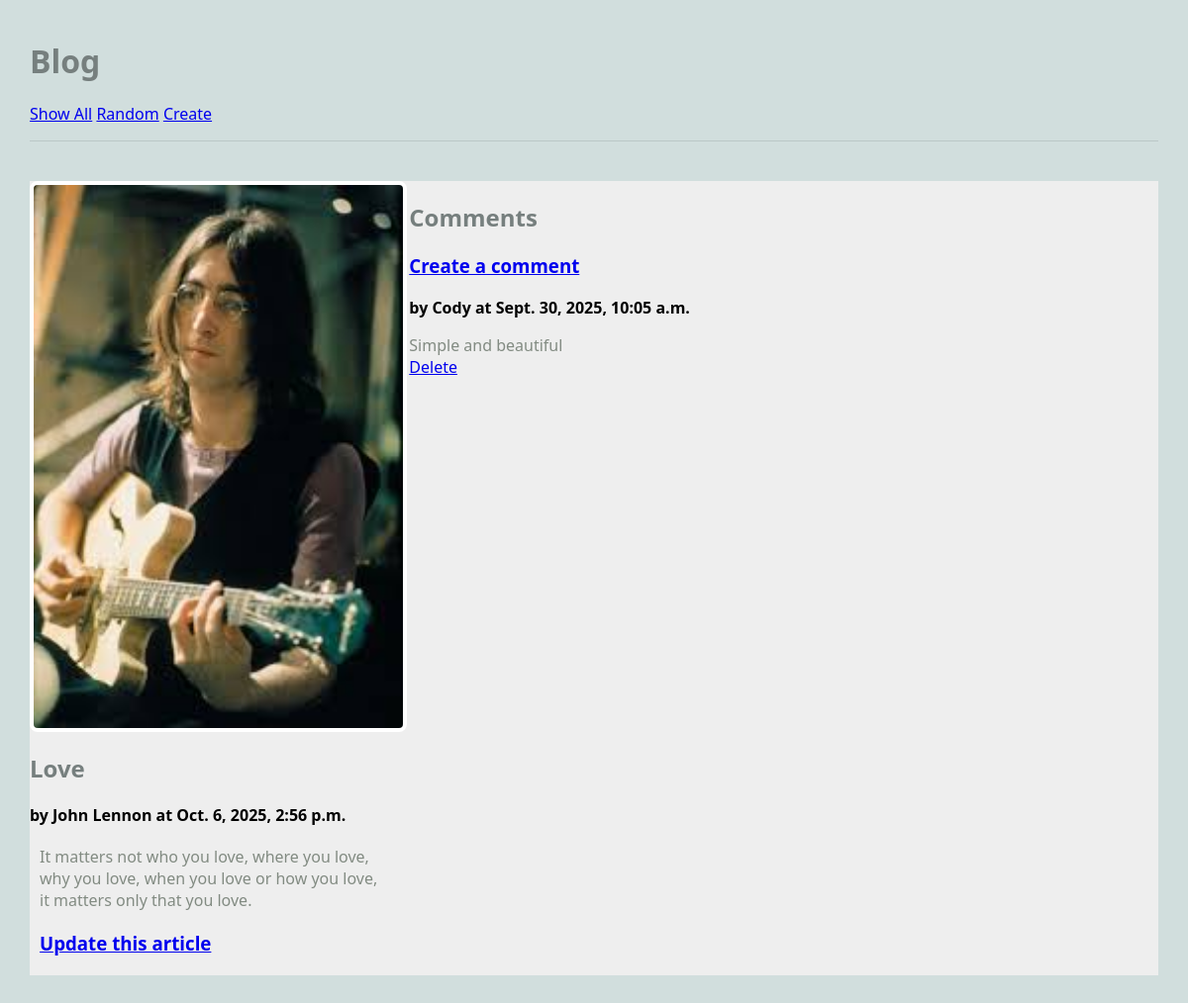
Screenshot of /blog/article/2 with the database file from the repository.
### blog/models.py (models this page shows, shortened)
class Article(models.Model):
    title = models.TextField(blank=False)
    author = models.TextField(blank=False)
    text = models.TextField(blank=False)
    published = models.DateTimeField(auto_now=True)
    image_file = models.ImageField(blank=True)
    def get_all_comments(self):
        comments = Comment.objects.filter(article=self)
        return comments

class Comment(models.Model):
    article = models.ForeignKey(Article, on_delete=models.CASCADE)
    author = models.TextField(blank=False)
    text = models.TextField(blank=False)
    published = models.DateTimeField(auto_now=True)
    def __str__(self):
        return f'{self.text}'

### blog/views.py (the view)
# urls.py: path('article/<int:pk>', ArticleView.as_view(), name='article'),
class ArticleView(DetailView):
    model = Article
    template_name = "blog/article.html"
    context_object_name = "article"

### blog/templates/blog/article.html (shortened to what this page needs)
 {% extends 'blog/base.html' %}
{% block content %}
<main class="grid-container">
    <article>
        {% if article.image_file %}
        <img src="{{article.image_file.url}}" alt="{{article_file.url}}">
        {% else %}
        <h3>No Image</h3>
        {% endif %}
        <div>
            <h2>{{article.title}}</h2>
            <strong>by {{article.author}} at {{article.published}}</strong>
            <p>{{article.text}}</p>
            <h3>
            <a href="{% url 'update_article' article.pk %}">Update this article</a>
	        </h3>
        </div>
    </article>
    <div>
        <h2>Comments</h2>
        <h3><a href="{% url 'create_comment' article.pk %}">Create a comment</a></h3>
        {% for comment in article.get_all_comments %}
            <div>
                <strong>by {{comment.author}} at {{comment.published}}</strong>
                <p>
                    {{comment.text}}
                    <br>
                     <a href="{% url 'delete_comment' comment.pk %}">Delete</a>
                </p>
            </div>
        {% endfor %}
    </div>
</main>
{% endblock %}

### static/styles-blog.css (style rules this page uses)
body { margin: 30px; background: #d1dedd; font-family:'Segoe UI', Tahoma, Geneva, Verdana, sans-serif; }
h1, h2, h3 { color: #767f7e; }
p { color: #828b82; }
.grid-container { background: #eee; max-width: 900px; display: grid; grid-template-columns: repeat(3, 1fr); grid-gap: 10px; max-width: 1200px; margin: 20px auto; }
article img, article.featured img { width: 100%; border: 4px solid #fff; border-radius: 8px; }
article p, article h3 { margin: 20px 10px; }

### rows the page displays
Article: image_file (picture), title "Love", author "John Lennon", published "Oct. 6, 2025, 2:56 p.m.", text "It matters not who you love, where you love, why you love, when you love or how you love, it matters only that you love."
Comment: author "Cody", published "Sept. 30, 2025, 10:05 a.m.", text "Simple and beautiful"
